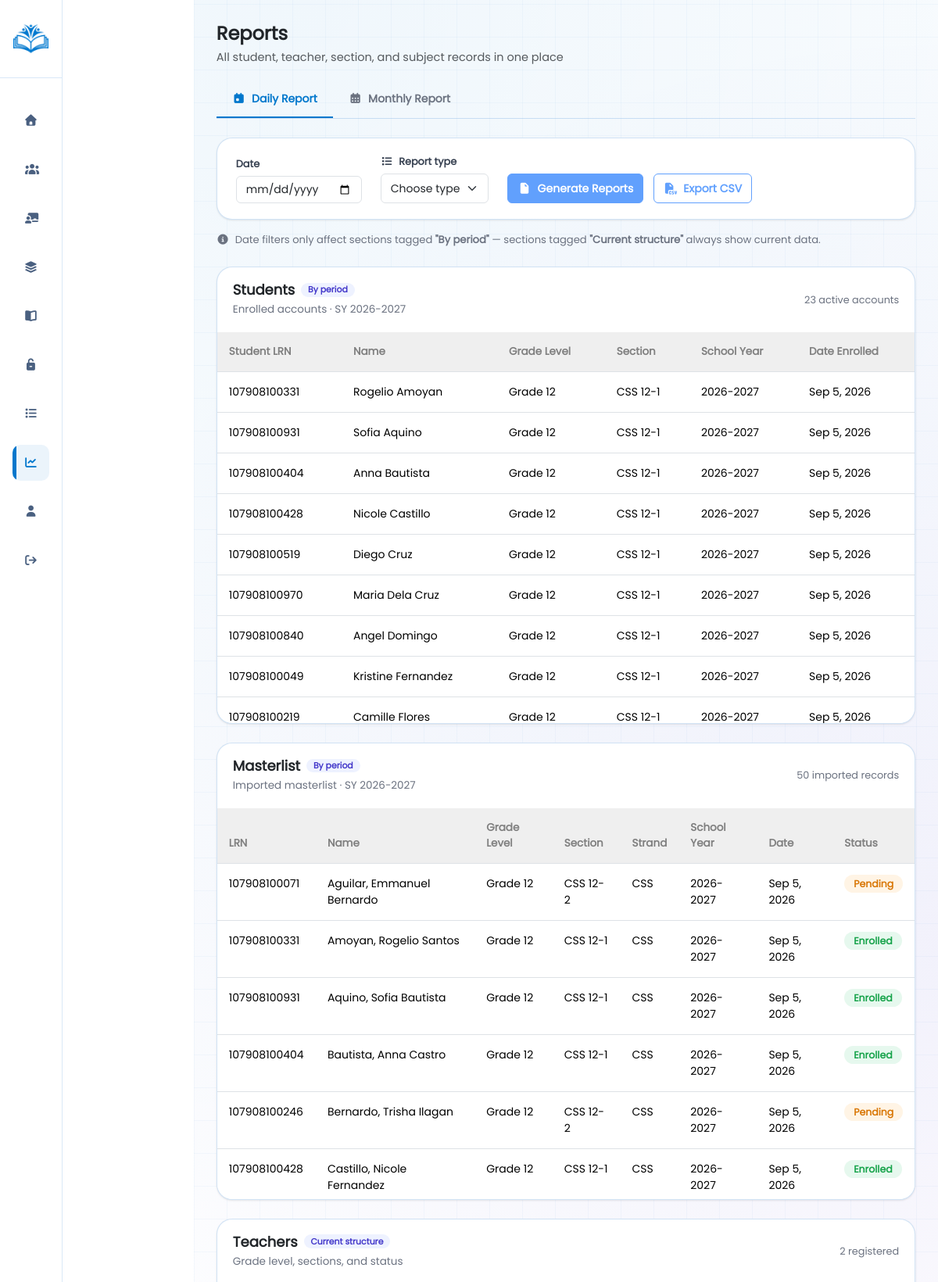
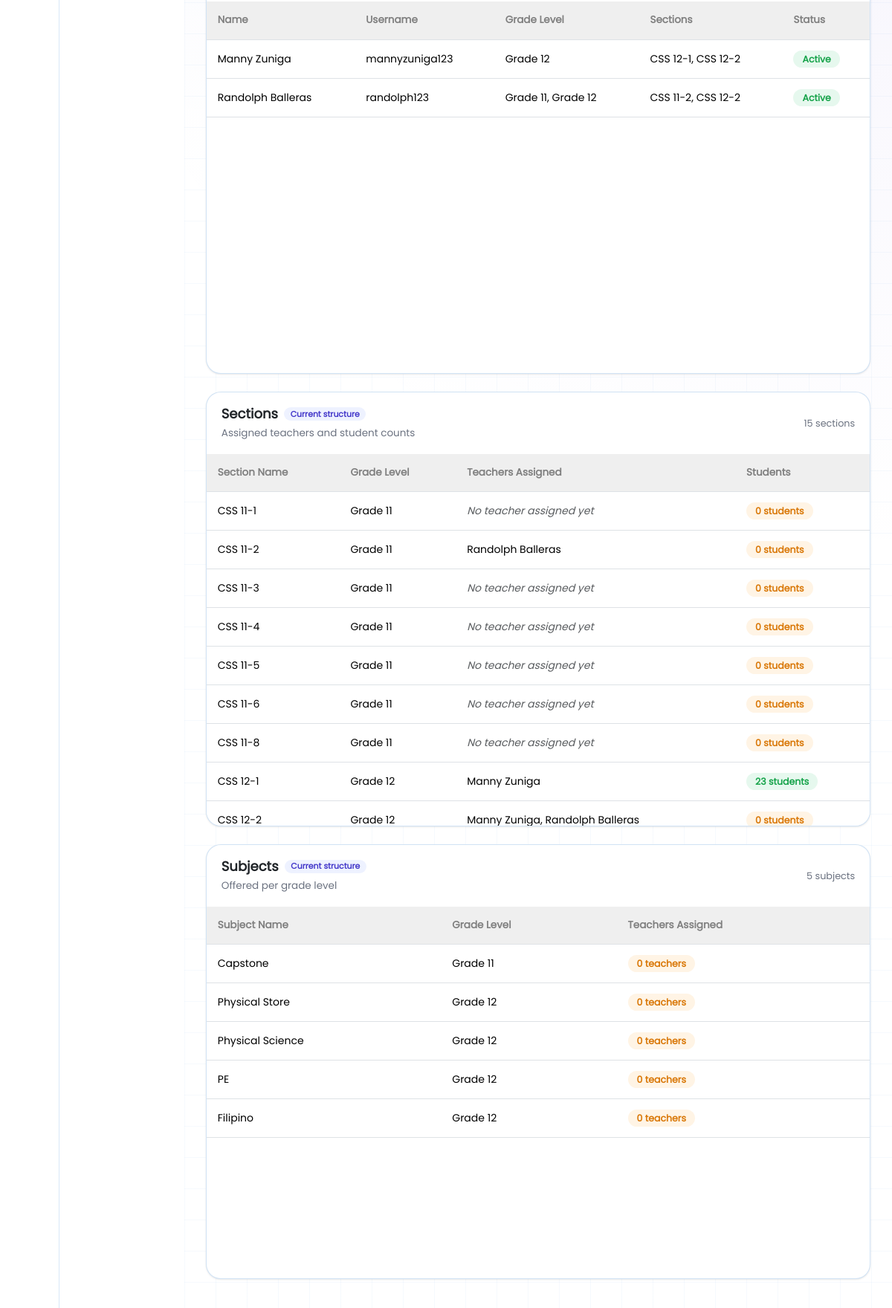
Page /public/?url=Reports (signed in, upper part) on the committed database (2 pictures, top to bottom).
### tables this page shows
CREATE TABLE `tbl_students` (
  `id` int(11) NOT NULL AUTO_INCREMENT,
  `student_LRN` varchar(255) NOT NULL,
  `master_lrn_id` int(11) DEFAULT NULL,
  `grade_level_id` int(11) DEFAULT NULL,
  `section_id` int(11) DEFAULT NULL,
  `user_id` int(11) NOT NULL,
  `created_at` timestamp NOT NULL DEFAULT current_timestamp(),
  `updated_at` timestamp NOT NULL DEFAULT current_timestamp() ON UPDATE current_timestamp(),
  PRIMARY KEY (`id`),
  KEY `user_id` (`user_id`),
  KEY `fk_students_master_lrn` (`master_lrn_id`),
  KEY `fk_students_grade` (`grade_level_id`),
  KEY `fk_students_section` (`section_id`),
  CONSTRAINT `fk_students_grade` FOREIGN KEY (`grade_level_id`) REFERENCES `tbl_grade_level` (`id`),
  CONSTRAINT `fk_students_master_lrn` FOREIGN KEY (`master_lrn_id`) REFERENCES `tbl_master_lrn` (`id`) ON DELETE SET NULL,
  CONSTRAINT `fk_students_section` FOREIGN KEY (`section_id`) REFERENCES `tbl_sections` (`id`)
);

CREATE TABLE `tbl_users` (
  `id` int(11) NOT NULL AUTO_INCREMENT,
  `name` varchar(255) DEFAULT NULL,
  `username` varchar(255) DEFAULT NULL,
  `password` varchar(255) NOT NULL,
  `role` varchar(255) NOT NULL,
  `created_at` timestamp NOT NULL DEFAULT current_timestamp(),
  `updated_at` timestamp NOT NULL DEFAULT current_timestamp(),
  PRIMARY KEY (`id`)
);

CREATE TABLE `tbl_grade_level` (
  `id` int(11) NOT NULL AUTO_INCREMENT,
  `name` varchar(255) NOT NULL,
  PRIMARY KEY (`id`)
);

CREATE TABLE `tbl_sections` (
  `id` int(11) NOT NULL AUTO_INCREMENT,
  `grade_level_id` int(11) NOT NULL,
  `strand` varchar(20) DEFAULT NULL,
  `section_name` varchar(255) NOT NULL,
  PRIMARY KEY (`id`),
  KEY `grade_level_id` (`grade_level_id`)
);

CREATE TABLE `tbl_master_lrn` (
  `id` int(11) NOT NULL AUTO_INCREMENT,
  `student_LRN` varchar(50) NOT NULL,
  `last_name` varchar(100) DEFAULT NULL,
  `first_name` varchar(100) DEFAULT NULL,
  `middle_name` varchar(100) DEFAULT NULL,
  `strand` varchar(50) DEFAULT NULL,
  `grade_level_id` int(11) DEFAULT NULL,
  `section_id` int(11) DEFAULT NULL,
  `school_year` varchar(9) DEFAULT NULL,
  `enrollment_status` varchar(20) DEFAULT 'Active',
  `is_matched` tinyint(1) DEFAULT 0,
  `matched_student_id` int(11) DEFAULT NULL,
  `imported_at` datetime DEFAULT current_timestamp(),
  `updated_at` datetime DEFAULT current_timestamp() ON UPDATE current_timestamp(),
  PRIMARY KEY (`id`),
  UNIQUE KEY `uniq_lrn_year` (`student_LRN`,`school_year`),
  KEY `fk_master_lrn_grade` (`grade_level_id`),
  KEY `fk_master_lrn_section` (`section_id`),
  CONSTRAINT `fk_master_lrn_grade` FOREIGN KEY (`grade_level_id`) REFERENCES `tbl_grade_level` (`id`) ON DELETE SET NULL,
  CONSTRAINT `fk_master_lrn_section` FOREIGN KEY (`section_id`) REFERENCES `tbl_sections` (`id`) ON DELETE SET NULL
);

CREATE TABLE `tbl_subjects` (
  `id` int(11) NOT NULL AUTO_INCREMENT,
  `grade_level_id` int(11) NOT NULL,
  `subject_name` varchar(255) NOT NULL,
  `subject_image` varchar(255) NOT NULL,
  `subject_description` varchar(255) NOT NULL,
  `curriculum_type` enum('legacy','new') NOT NULL DEFAULT 'legacy',
  `strand_group` varchar(60) DEFAULT NULL,
  `is_core` tinyint(1) NOT NULL DEFAULT 0,
  `subject_code` varchar(100) NOT NULL,
  `created_at` timestamp NOT NULL DEFAULT current_timestamp(),
  `updated_at` timestamp NOT NULL DEFAULT current_timestamp() ON UPDATE current_timestamp(),
  PRIMARY KEY (`id`),
  KEY `grade_level_id` (`grade_level_id`)
);

### admin_folder/reports.php (the view, shortened to what the rows shown need)
<!DOCTYPE html>
<html lang="en">
<head>
    <link rel="stylesheet" href="../css_folder/reports.css">
    <link rel="stylesheet" href="../css_folder/components.css">
    <link rel="stylesheet" href="../bootstrap_folder/css/bootstrap.min.css">
    <link rel="stylesheet" href="../font-awesome-icon/css/all.min.css">
</head>
<body>
    <div class="container-fluid p-0">
        <div class="rightbar">
            <?php
            $isRTVisible = function (string $key) use ($showAll, $reportTypes) {
                return $showAll || in_array($key, $reportTypes, true);
            };
            ?>
            <div class="reports-header">
                <div>
                    <h2>Reports</h2>
                </div>
            </div>
            <div class="report-card <?= $isRTVisible('students') ? '' : 'd-none' ?>" id="students-report">
                <div class="table-responsive">
                    <table class="table report-table" id="studentsEnrolledTable">
                        <thead>
                            <tr>
                                <th>Student LRN</th>
                                <th>Name</th>
                                <th>Grade Level</th>
                                <th>Section</th>
                                <th>School Year</th>
                                <th>Date Enrolled</th>
                            </tr>
                        </thead>
                        <tbody>
                            <?php if (empty($students)): ?>
                                <tr>
                                    <td colspan="6" class="text-center text-muted py-3">No enrolled students found.</td>
                                </tr>
                            <?php else: ?>
                                <?php foreach ($students as $s): ?>
                                    <tr>
                                        <td><?= htmlspecialchars($s['student_LRN']) ?></td>
                                        <td><?= htmlspecialchars($s['name']) ?></td>
                                        <td><?= htmlspecialchars($s['grade_level']) ?></td>
                                        <td><?= htmlspecialchars($s['section_name']) ?></td>
                                        <td><?= htmlspecialchars($currentSchoolYear) ?></td>
                                        <td><?= !empty($s['date_enrolled']) ? htmlspecialchars(date('M j, Y', strtotime($s['date_enrolled']))) : '-' ?>
                                        </td>
                                    </tr>
                                <?php endforeach; ?>
                            <?php endif; ?>
                        </tbody>
                    </table>
                </div>
            </div>
            <div class="report-card <?= $isRTVisible('masterlist') ? '' : 'd-none' ?>" id="masterlist-report">
                <div class="table-responsive">
                    <table class="table report-table" id="masterlistTable">
                        <thead>
                            <tr>
                                <th>LRN</th>
                                <th>Name</th>
                                <th>Grade Level</th>
                                <th>Section</th>
                                <th>Strand</th>
                                <th>School Year</th>
                                <th>Date</th>
                                <th>Status</th>
                            </tr>
                        </thead>
                        <tbody>
                            <?php if (empty($masterlist)): ?>
                                <tr>
                                    <td colspan="8" class="text-center text-muted py-3">No masterlist records found.</td>
                                </tr>
                            <?php else: ?>
                                <?php foreach ($masterlist as $row): ?>
                                    <?php
                                    $fullName = trim($row['last_name'] . ', ' . $row['first_name'] . ' ' . ($row['middle_name'] ?? ''));
                                    $isMatched = !empty($row['is_matched']) && (int) $row['is_matched'] === 1;
                                    ?>
                                    <tr>
                                        <td><?= htmlspecialchars($row['student_LRN']) ?></td>
                                        <td><?= htmlspecialchars($fullName) ?></td>
                                        <td><?= htmlspecialchars($row['grade_level'] ?? '-') ?></td>
                                        <td><?= htmlspecialchars($row['section_name'] ?? '-') ?></td>
                                        <td><?= htmlspecialchars($row['strand'] ?? '-') ?></td>
                                        <td><?= htmlspecialchars($row['school_year'] ?? '-') ?></td>
                                        <td><?= !empty($row['imported_at']) ? htmlspecialchars(date('M j, Y', strtotime($row['imported_at']))) : '-' ?>
                                        </td>
                                        <td>
                                            <?= $isMatched
                                                ? '<span class="status-chip enrolled">Enrolled</span>'
                                                : '<span class="status-chip pending">Pending</span>' ?>
                                        </td>
                                    </tr>
                                <?php endforeach; ?>
                            <?php endif; ?>
                        </tbody>
                    </table>
                </div>
            </div>
            <div class="report-card <?= $isRTVisible('teachers') ? '' : 'd-none' ?>" id="teachers-report">
                <div class="table-responsive">
                    <table class="table report-table" id="teachersTable">
                        <thead>
                            <tr>
                                <th>Name</th>
                                <th>Username</th>
                                <th>Grade Level</th>
                                <th>Sections</th>
                                <th>Status</th>
                            </tr>
                        </thead>
                    </table>
                </div>
            </div>
            <div class="report-card <?= $isRTVisible('sections') ? '' : 'd-none' ?>" id="sections-report">
                <div class="table-responsive">
                    <table class="table report-table" id="sectionsTable">
                        <thead>
                            <tr>
                                <th>Section Name</th>
                                <th>Grade Level</th>
                                <th>Teachers Assigned</th>
                                <th>Students</th>
                            </tr>
                        </thead>
                        <tbody>
                            <?php if (empty($sections)): ?>
                                <tr>
                                    <td colspan="4" class="text-center text-muted py-3">No sections found.</td>
                                </tr>
                            <?php else: ?>
                                <?php foreach ($sections as $sec): ?>
                                    <?php
                                    $teacherNames = !empty($sec['teacher_names']) ? $sec['teacher_names'] : null;
                                    $studentCount = (int) ($sec['student_count'] ?? 0);
                                    ?>
                                    <tr>
                                        <td><?= htmlspecialchars($sec['section_name']) ?></td>
                                        <td><?= htmlspecialchars($sec['grade_level']) ?></td>
                                        <td>
                                            <?= $teacherNames
                                                ? htmlspecialchars($teacherNames)
                                                : '<span class="text-muted fst-italic">No teacher assigned yet</span>' ?>
                                        </td>
                                        <td>
                                            <span class="status-chip <?= $studentCount > 0 ? 'enrolled' : 'pending' ?>">
                                                <?= $studentCount ?> students
                                            </span>
                                        </td>
                                    </tr>
                                <?php endforeach; ?>
                            <?php endif; ?>
                        </tbody>
                    </table>
                </div>
            </div>
            <div class="report-card <?= $isRTVisible('subjects') ? '' : 'd-none' ?>" id="subjects-report">
                <div class="table-responsive">
                    <table class="table report-table" id="subjectsTable">
                        <thead>
                            <tr>
                                <th>Subject Name</th>
                                <th>Grade Level</th>
                                <th>Teachers Assigned</th>
                            </tr>
                        </thead>
                        <tbody>
                            <?php if (empty($subjects)): ?>
                                <tr>
                                    <td colspan="3" class="text-center text-muted py-3">No subjects found.</td>
                                </tr>
                            <?php else: ?>
                                <?php foreach ($subjects as $subj): ?>
                                    <?php $teacherCount = (int) ($subj['teacher_count'] ?? 0); ?>
                                    <tr>
                                        <td><?= htmlspecialchars($subj['subject_name']) ?></td>
                                        <td><?= htmlspecialchars($subj['grade_level']) ?></td>
                                        <td>
                                            <span class="status-chip <?= $teacherCount > 0 ? 'enrolled' : 'pending' ?>">
                                                <?= $teacherCount ?> teacher<?= $teacherCount === 1 ? '' : 's' ?>
                                            </span>
                                        </td>
                                    </tr>
                                <?php endforeach; ?>
                            <?php endif; ?>
                        </tbody>
                    </table>
                </div>
            </div>
        </div>
    </div>
</body>
</html>

### rows in the picture
tbl_students: student_LRN "107908100331", user.name "Rogelio Amoyan", grade_level.name "Grade 12", section.section_name "CSS 12-1", created_at "Sep 5, 2026"
tbl_students: student_LRN "107908100931", user.name "Sofia Aquino", grade_level.name "Grade 12", section.section_name "CSS 12-1", created_at "Sep 5, 2026"
tbl_students: student_LRN "107908100404", user.name "Anna Bautista", grade_level.name "Grade 12", section.section_name "CSS 12-1", created_at "Sep 5, 2026"
tbl_students: student_LRN "107908100428", user.name "Nicole Castillo", grade_level.name "Grade 12", section.section_name "CSS 12-1", created_at "Sep 5, 2026"
tbl_students: student_LRN "107908100519", user.name "Diego Cruz", grade_level.name "Grade 12", section.section_name "CSS 12-1", created_at "Sep 5, 2026"
tbl_students: student_LRN "107908100970", user.name "Maria Dela Cruz", grade_level.name "Grade 12", section.section_name "CSS 12-1", created_at "Sep 5, 2026"
tbl_students: student_LRN "107908100840", user.name "Angel Domingo", grade_level.name "Grade 12", section.section_name "CSS 12-1", created_at "Sep 5, 2026"
tbl_students: student_LRN "107908100049", user.name "Kristine Fernandez", grade_level.name "Grade 12", section.section_name "CSS 12-1", created_at "Sep 5, 2026"
tbl_students: student_LRN "107908100219", user.name "Camille Flores", grade_level.name "Grade 12", section.section_name "CSS 12-1", created_at "Sep 5, 2026"
tbl_master_lrn: student_LRN "107908100071", fullName "Aguilar, Emmanuel Bernardo", grade_level.name "Grade 12", section.section_name "CSS 12-2", strand "CSS", school_year "2026-2027", imported_at "Sep 5, 2026", is_matched "Pending"
tbl_master_lrn: student_LRN "107908100331", fullName "Amoyan, Rogelio Santos", grade_level.name "Grade 12", section.section_name "CSS 12-1", strand "CSS", school_year "2026-2027", imported_at "Sep 5, 2026", is_matched "Enrolled"
tbl_master_lrn: student_LRN "107908100931", fullName "Aquino, Sofia Bautista", grade_level.name "Grade 12", section.section_name "CSS 12-1", strand "CSS", school_year "2026-2027", imported_at "Sep 5, 2026", is_matched "Enrolled"
tbl_master_lrn: student_LRN "107908100404", fullName "Bautista, Anna Castro", grade_level.name "Grade 12", section.section_name "CSS 12-1", strand "CSS", school_year "2026-2027", imported_at "Sep 5, 2026", is_matched "Enrolled"
tbl_master_lrn: student_LRN "107908100246", fullName "Bernardo, Trisha Ilagan", grade_level.name "Grade 12", section.section_name "CSS 12-2", strand "CSS", school_year "2026-2027", imported_at "Sep 5, 2026", is_matched "Pending"
tbl_master_lrn: student_LRN "107908100428", fullName "Castillo, Nicole Fernandez", grade_level.name "Grade 12", section.section_name "CSS 12-1", strand "CSS", school_year "2026-2027", imported_at "Sep 5, 2026", is_matched "Enrolled"
tbl_sections: section_name "CSS 11-1", grade_level.name "Grade 11", shows "No teacher assigned yet", studentCount "0"
tbl_sections: section_name "CSS 11-2", grade_level.name "Grade 11", teacherNames "Randolph Balleras", studentCount "0"
tbl_sections: section_name "CSS 11-3", grade_level.name "Grade 11", shows "No teacher assigned yet", studentCount "0"
tbl_sections: section_name "CSS 11-4", grade_level.name "Grade 11", shows "No teacher assigned yet", studentCount "0"
tbl_sections: section_name "CSS 11-5", grade_level.name "Grade 11", shows "No teacher assigned yet", studentCount "0"
tbl_sections: section_name "CSS 11-6", grade_level.name "Grade 11", shows "No teacher assigned yet", studentCount "0"
tbl_sections: section_name "CSS 11-8", grade_level.name "Grade 11", shows "No teacher assigned yet", studentCount "0"
tbl_sections: section_name "CSS 12-1", grade_level.name "Grade 12", teacherNames "Manny Zuniga", studentCount "23"
tbl_sections: section_name "CSS 12-2", grade_level.name "Grade 12", teacherNames "Manny Zuniga, Randolph Balleras", studentCount "0"
tbl_subjects: subject_name "Capstone", grade_level.name "Grade 11", teacherCount "0"
tbl_subjects: subject_name "Physical Store", grade_level.name "Grade 12", teacherCount "0"
tbl_subjects: subject_name "Physical Science", grade_level.name "Grade 12", teacherCount "0"
tbl_subjects: subject_name "PE", grade_level.name "Grade 12", teacherCount "0"
tbl_subjects: subject_name "Filipino", grade_level.name "Grade 12", teacherCount "0"

### other values in the picture
$currentSchoolYear "2026-2027"
$totalStudents "23"
$totalMasterlist "50"
$totalTeachers "2"
$t['name'] "Manny Zuniga"
$t['username'] "mannyzuniga123"
$gradeLevels "Grade 12"
$sectionNames "CSS 12-1, CSS 12-2"
$status "Active"
$t['name'] "Randolph Balleras"
$t['username'] "randolph123"
$gradeLevels "Grade 11, Grade 12"
$sectionNames "CSS 11-2, CSS 12-2"
$totalSections "15"
$totalSubjects "5"
